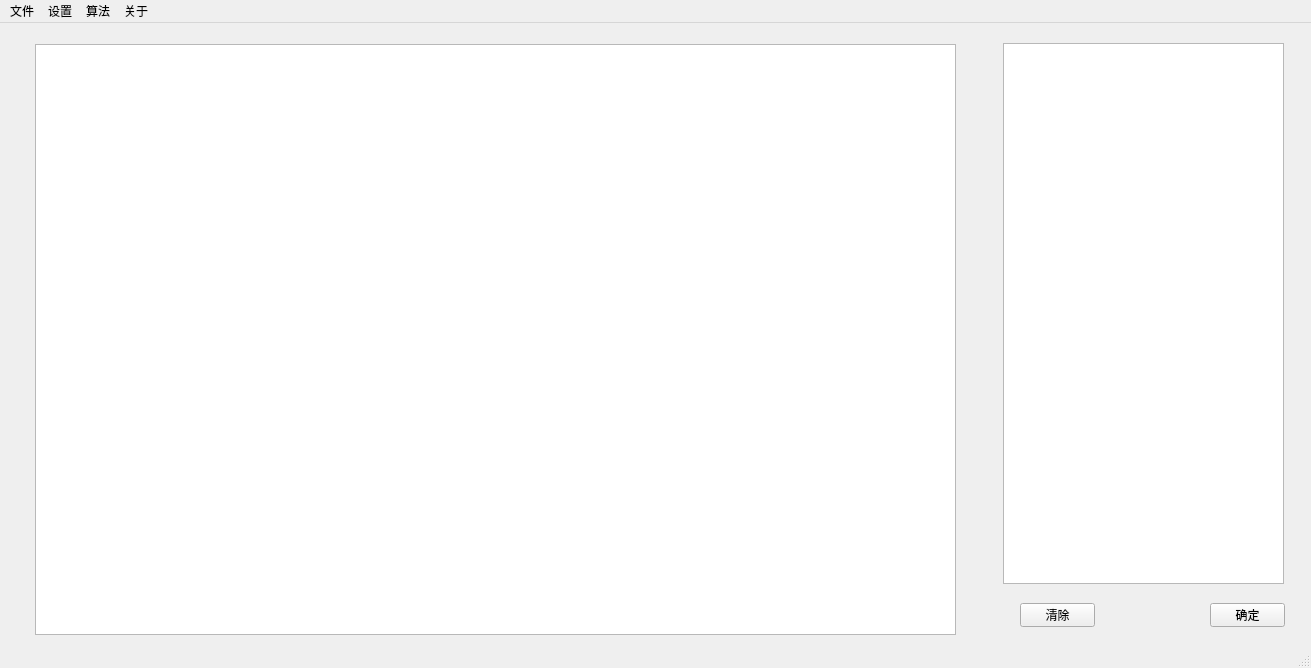
<?xml version="1.0" encoding="UTF-8"?>
<ui version="4.0">
 <class>MainWindow</class>
 <widget class="QMainWindow" name="MainWindow">
  <property name="geometry">
   <rect>
    <x>0</x>
    <y>0</y>
    <width>1311</width>
    <height>668</height>
   </rect>
  </property>
  <property name="windowTitle">
   <string>MainWindow</string>
  </property>
  <widget class="QWidget" name="centralwidget">
   <widget class="QGraphicsView" name="graphicsView">
    <property name="geometry">
     <rect>
      <x>35</x>
      <y>21</y>
      <width>921</width>
      <height>591</height>
     </rect>
    </property>
   </widget>
   <widget class="QPushButton" name="pbGetValue">
    <property name="geometry">
     <rect>
      <x>1210</x>
      <y>580</y>
      <width>75</width>
      <height>24</height>
     </rect>
    </property>
    <property name="text">
     <string>确定</string>
    </property>
   </widget>
   <widget class="QTextEdit" name="teDataGet">
    <property name="geometry">
     <rect>
      <x>1003</x>
      <y>20</y>
      <width>281</width>
      <height>541</height>
     </rect>
    </property>
   </widget>
   <widget class="QPushButton" name="pbClear">
    <property name="geometry">
     <rect>
      <x>1020</x>
      <y>580</y>
      <width>75</width>
      <height>24</height>
     </rect>
    </property>
    <property name="text">
     <string>清除</string>
    </property>
   </widget>
  </widget>
  <widget class="QMenuBar" name="menubar">
   <property name="geometry">
    <rect>
     <x>0</x>
     <y>0</y>
     <width>1311</width>
     <height>22</height>
    </rect>
   </property>
   <widget class="QMenu" name="menu">
    <property name="title">
     <string>文件</string>
    </property>
    <addaction name="actionOpenFile"/>
    <addaction name="actionSaveFile"/>
    <addaction name="actionSavePicture"/>
   </widget>
   <widget class="QMenu" name="menu_2">
    <property name="title">
     <string>设置</string>
    </property>
    <addaction name="actionSet"/>
   </widget>
   <widget class="QMenu" name="menu_3">
    <property name="title">
     <string>算法</string>
    </property>
    <addaction name="actionwish"/>
   </widget>
   <widget class="QMenu" name="menu_4">
    <property name="title">
     <string>关于</string>
    </property>
    <addaction name="actionauthor"/>
    <addaction name="actioncoffee"/>
    <addaction name="actionteach"/>
   </widget>
   <addaction name="menu"/>
   <addaction name="menu_2"/>
   <addaction name="menu_3"/>
   <addaction name="menu_4"/>
  </widget>
  <widget class="QStatusBar" name="statusbar"/>
  <action name="actionSet">
   <property name="text">
    <string>首选项</string>
   </property>
  </action>
  <action name="actionOpenFile">
   <property name="text">
    <string>打开文件</string>
   </property>
  </action>
  <action name="actionSaveFile">
   <property name="text">
    <string>保存文件</string>
   </property>
  </action>
  <action name="actionauthor">
   <property name="text">
    <string>作者</string>
   </property>
  </action>
  <action name="actioncoffee">
   <property name="text">
    <string>coffee</string>
   </property>
  </action>
  <action name="actionwish">
   <property name="text">
    <string>先期待一下</string>
   </property>
  </action>
  <action name="actionSavePicture">
   <property name="text">
    <string>保存为图片</string>
   </property>
  </action>
  <action name="actionteach">
   <property name="text">
    <string>教程</string>
   </property>
  </action>
 </widget>
 <resources/>
 <connections/>
</ui>
